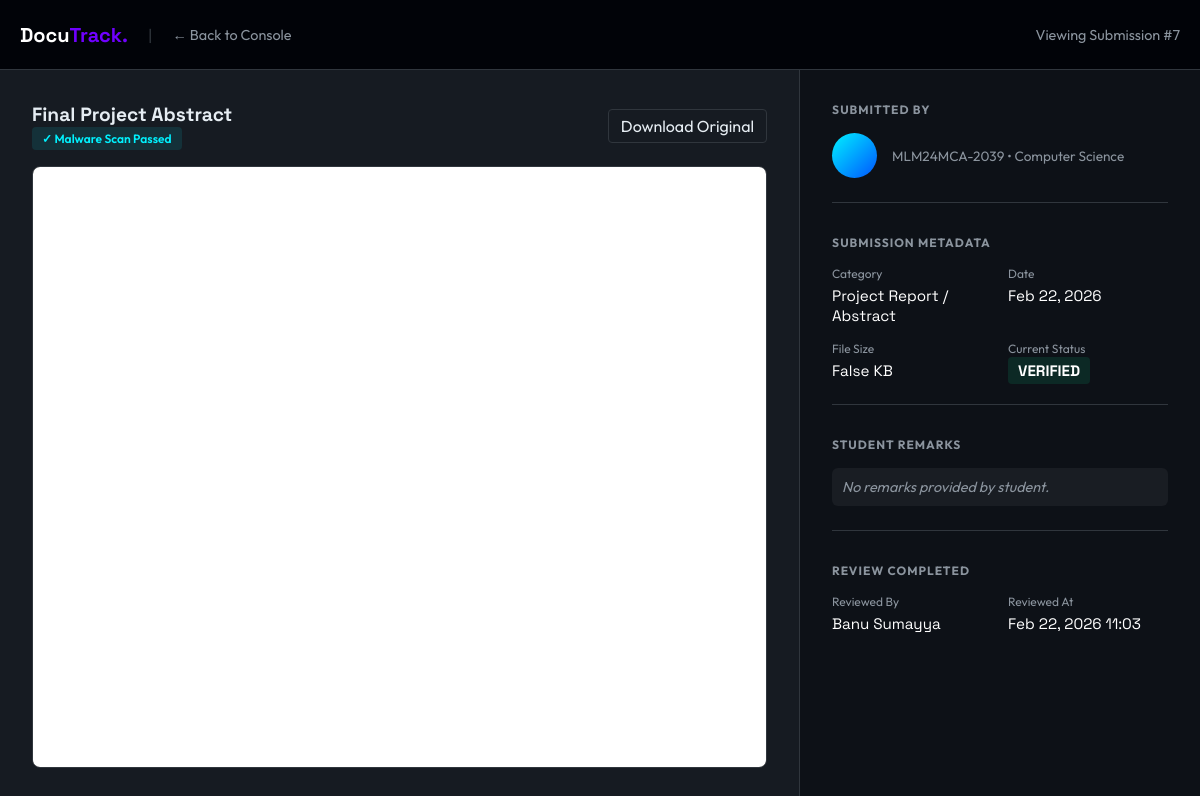
Screenshot of /verification/7/ (signed in) with the database file from the repository.
### docutracking/models.py (models this page shows, shortened)
class Document(models.Model):
    STATUS_CHOICES = (
        ('pending', 'Pending Review'),
        ('approved', 'Verified'),
        ('rejected', 'Action Required'),
    )
    CATEGORY_CHOICES = (
        ('project_report', 'Project Report / Abstract'),
        ('certificate', 'Internship / Course Certificate'),
        ('personal_id', 'Personal Identity Document'),
        ('other', 'Other Academic Record'),
    )
    student = models.ForeignKey(Student, on_delete=models.CASCADE, related_name='documents')
    title = models.CharField(max_length=255)
    category = models.CharField(max_length=50, choices=CATEGORY_CHOICES)
    description = models.TextField(blank=True)
    file = models.FileField(upload_to='documents/%Y/%m/%d/')
    file_size = models.IntegerField(default=0)
    status = models.CharField(max_length=20, choices=STATUS_CHOICES, default='pending')
    remarks = models.TextField(blank=True)
    submitted_at = models.DateTimeField(auto_now_add=True)
    reviewed_at = models.DateTimeField(null=True, blank=True)
    reviewed_by = models.ForeignKey(Faculty, on_delete=models.SET_NULL, null=True, blank=True, related_name='reviewed_documents')

class Student(models.Model):
    user = models.OneToOneField(User, on_delete=models.CASCADE, related_name='student_profile')
    student_id = models.CharField(max_length=20, unique=True)  # e.g., CS2024095
    department = models.CharField(max_length=100, default='Computer Science')
    semester = models.IntegerField(default=1)
    batch = models.CharField(max_length=20, blank=True)  # e.g., CS-A, CS-B
    enrollment_year = models.IntegerField(default=2024)
    assigned_faculty = models.ForeignKey('Faculty', on_delete=models.SET_NULL, null=True, blank=True, related_name='assigned_students')
    project_title = models.CharField(max_length=255, blank=True)
    address = models.TextField(blank=True)
    alternate_email = models.EmailField(blank=True)

class Faculty(models.Model):
    user = models.OneToOneField(User, on_delete=models.CASCADE, related_name='faculty_profile')
    faculty_id = models.CharField(max_length=20, unique=True)
    department = models.CharField(max_length=100, default='Computer Science')
    designation = models.CharField(max_length=100, default='Professor')

class User(AbstractUser):
    ROLE_CHOICES = (
        ('student', 'Student'),
        ('faculty', 'Faculty'),
    )
    role = models.CharField(max_length=20, choices=ROLE_CHOICES, default='student')
    phone = models.CharField(max_length=20, blank=True)
    official_email = models.EmailField(max_length=254, blank=True, help_text="Official email address for faculty users")
    created_at = models.DateTimeField(auto_now_add=True)
    updated_at = models.DateTimeField(auto_now=True)

### docutracking/views.py (the view, shortened to what this page needs)
# urls.py: path('verification/<int:doc_id>/', views.verification_detail_view, name='verification_detail'),
@login_required
@xframe_options_exempt
def verification_detail_view(request, doc_id=None):
    if request.user.role != 'faculty':
        return HttpResponseForbidden("Access denied.")
    try:
        faculty = request.user.faculty_profile
    except Faculty.DoesNotExist:
        faculty = Faculty.objects.create(
            user=request.user,
            faculty_id=request.user.username,
            department='Computer Science',
            designation='Professor'
        )
        messages.info(request, 'Faculty profile was auto-created for you.')
    if not doc_id:
        messages.error(request, 'Document ID required.')
        return redirect('faculty_dashboard')
    try:
        document = Document.objects.select_related('student', 'student__user').get(id=doc_id)
    except Document.DoesNotExist:
        messages.error(request, 'Document not found.')
        return redirect('faculty_dashboard')
    context = {
        'document': document,
        'faculty': faculty,
    }
    return render(request, 'verification_detail.html', context)

### docutrack/templates/verification_detail.html (shortened to what this page needs)
<!DOCTYPE html>
<html lang="en">
<head>
</head>
<body>
    <nav>
        <div class="nav-inner">
            <div style="display: flex; align-items: center; gap: 20px;">
                <a href="{% url 'index' %}" class="logo">Docu<span>Track.</span></a>
                <span style="color: var(--border-color);">|</span>
                <a href="{% url 'faculty_dashboard' %}" class="back-link">← Back to Console</a>
            </div>
            <div style="color: var(--text-gray); font-size: 0.9rem;">
                Viewing Submission #{{ document.id }}
            </div>
        </div>
    </nav>
    <div class="workspace-container">
        <div class="doc-viewer">
            <div class="viewer-header">
                <div>
                    <h2 style="font-family: 'Space Grotesk'; font-size: 1.2rem;">{{ document.title }}</h2>
                    <span class="scan-tag">✓ Malware Scan Passed</span>
                </div>
                <a href="{{ document.file.url }}" download style="background:transparent; border:1px solid var(--border-color); color:var(--text-white); padding:6px 12px; border-radius:4px; cursor:pointer; text-decoration:none;">Download Original</a>
            </div>
            <div class="file-frame">
                {% if document.file %}
                    <iframe src="{{ document.file.url }}"
                            style="width: 100%; height: 100%; border: none; background: white;"
                            title="PDF Preview"
                            type="application/pdf">
                    </iframe>
                {% else %}
                    <div class="pdf-placeholder">
                        <div style="font-size: 3rem; margin-bottom: 1rem; opacity: 0.5;">📄</div>
                        <h3>Document Preview</h3>
                        <p>No file attached</p>
                    </div>
                {% endif %}
            </div>
        </div>
        <aside class="control-panel">
            <div class="panel-section">
                <div class="section-label">Submitted By</div>
                <div class="student-mini">
                    <div class="mini-avatar">{{ document.student.user.first_name.0 }}{{ document.student.user.last_name.0 }}</div>
                    <div>
                        <p style="color: var(--text-gray); font-size: 0.85rem;">{{ document.student.student_id }} • {{ document.student.department }}</p>
                    </div>
                </div>
            </div>
            <div class="panel-section">
                <div class="section-label">Submission Metadata</div>
                <div class="meta-grid">
                    <div class="meta-item">
                        <label>Category</label>
                        <span>{{ document.get_category_display }}</span>
                    </div>
                    <div class="meta-item">
                        <label>Date</label>
                        <span>{{ document.submitted_at|date:"M d, Y" }}</span>
                    </div>
                    <div class="meta-item">
                        <label>File Size</label>
                        <span>{{ document.file_size|divisibleby:1024 }} KB</span>
                    </div>
                    <div class="meta-item">
                        <label>Current Status</label>
                        <span class="badge badge-{{ document.status }}">{{ document.get_status_display }}</span>
                    </div>
                </div>
            </div>
            <div class="panel-section">
                <div class="section-label">Student Remarks</div>
                <p style="background: rgba(255,255,255,0.05); padding: 10px; border-radius: 6px; font-size: 0.9rem; color: var(--text-gray); font-style: italic;">
                    {{ document.description|default:"No remarks provided by student." }}
                </p>
            </div>
            {% if document.status == 'pending' %}
            <div class="panel-section" style="border-bottom: none;">
                <div class="section-label">Faculty Validation</div>
                <form action="{% url 'verification_detail' document.id %}" method="POST">
                    {% csrf_token %}
                    <label style="display: block; font-size: 0.85rem; margin-bottom: 5px; color: var(--text-gray);">Faculty Remarks / Feedback</label>
                    <textarea name="remarks" class="remarks-box" placeholder="Enter comments for the student..."></textarea>
                    <button type="submit" name="action" value="approve" class="btn-approve">
                        ✓ Approve & Verify
                    </button>
                    <button type="submit" name="action" value="reject" class="btn-reject">
                        ✕ Reject & Request Revision
                    </button>
                </form>
            </div>
            {% else %}
            <div class="panel-section" style="border-bottom: none;">
                <div class="section-label">Review Completed</div>
                <div class="meta-grid">
                    <div class="meta-item">
                        <label>Reviewed By</label>
                        <span>{{ document.reviewed_by.user.get_full_name|default:"N/A" }}</span>
                    </div>
                    <div class="meta-item">
                        <label>Reviewed At</label>
                        <span>{{ document.reviewed_at|date:"M d, Y H:i"|default:"N/A" }}</span>
                    </div>
                </div>
            </div>
            {% endif %}
        </aside>
    </div>
</body>
</html>

### docutrack/templates/verification_detail.html (style rules this page uses)
:root { --bg-deep: #020408; --bg-panel: #0d1117; --accent-primary: #00f2ff; --accent-secondary: #7000ff; --accent-success: #00ff9d; --accent-warning: #ffb800; --accent-danger: #ff4b4b; --text-white: #e6edf3; --text-gray: #8b949e; --border-color: #30363d; }
* { margin: 0; padding: 0; box-sizing: border-box; }
body { background-color: var(--bg-deep); color: var(--text-white); font-family: 'Outfit', sans-serif; min-height: 100vh; display: flex; flex-direction: column; }
nav { height: 70px; background: rgba(2, 4, 8, 0.9); border-bottom: 1px solid var(--border-color); display: flex; align-items: center; padding: 0 20px; }
.nav-inner { display: flex; justify-content: space-between; align-items: center; width: 100%; max-width: 1600px; margin: 0 auto; }
.logo { font-family: 'Space Grotesk'; font-weight: 700; font-size: 1.25rem; color: #fff; text-decoration: none; }
.logo span { color: var(--accent-secondary); }
.back-link { text-decoration: none; color: var(--text-gray); font-size: 0.9rem; display: flex; align-items: center; gap: 8px; transition: color 0.3s; }
.workspace-container { display: grid; grid-template-columns: 1fr 400px; flex: 1; height: calc(100vh - 70px); overflow: hidden; }
.doc-viewer { background: #161b22; padding: 2rem; display: flex; flex-direction: column; border-right: 1px solid var(--border-color); position: relative; }
.viewer-header { display: flex; justify-content: space-between; align-items: center; margin-bottom: 1rem; }
.file-frame { flex: 1; background: #000; border: 1px solid var(--border-color); border-radius: 8px; display: flex; align-items: center; justify-content: center; color: var(--text-gray); position: relative; overflow: hidden; }
.control-panel { background: var(--bg-panel); padding: 2rem; overflow-y: auto; display: flex; flex-direction: column; gap: 2rem; }
.panel-section { border-bottom: 1px solid var(--border-color); padding-bottom: 1.5rem; }
.panel-section:last-child { border-bottom: none; }
.section-label { text-transform: uppercase; letter-spacing: 1px; font-size: 0.75rem; color: var(--text-gray); margin-bottom: 1rem; font-weight: 700; }
.student-mini { display: flex; align-items: center; gap: 15px; }
.mini-avatar { width: 45px; height: 45px; background: linear-gradient(135deg, var(--accent-primary), #0055ff); border-radius: 50%; display: flex; align-items: center; justify-content: center; font-weight: 700; color: #000; }
.meta-grid { display: grid; grid-template-columns: 1fr 1fr; gap: 1rem; }
.meta-item label { display: block; font-size: 0.75rem; color: var(--text-gray); margin-bottom: 4px; }
.meta-item span { font-family: 'Space Grotesk'; font-size: 0.95rem; color: #fff; }
.scan-tag { display: inline-flex; align-items: center; gap: 6px; background: rgba(0, 242, 255, 0.1); color: var(--accent-primary); padding: 4px 10px; border-radius: 4px; font-size: 0.75rem; font-weight: 600; }
.badge { padding: 4px 10px; border-radius: 4px; font-size: 0.75rem; font-weight: 700; text-transform: uppercase; }
.badge-approved { background: rgba(0, 255, 157, 0.1); color: var(--accent-success); }

### rows the page displays
Document: id "7", title "Final Project Abstract", student.student_id "MLM24MCA-2039", student.department "Computer Science", category "Project Report / Abstract", submitted_at "Feb 22, 2026", file_size|divisibleby "False", status "VERIFIED", description "No remarks provided by student.", reviewed_by.user.get_full_name "Banu Sumayya", reviewed_at "Feb 22, 2026 11:03"
